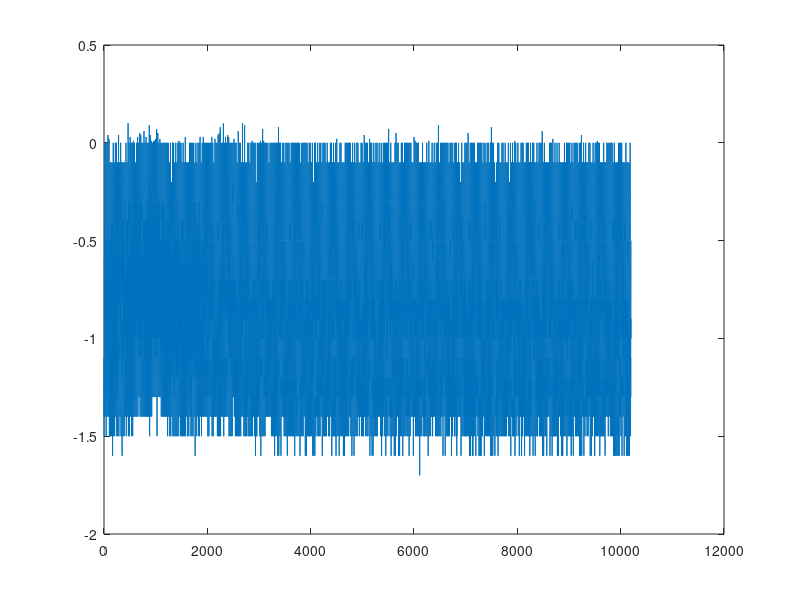
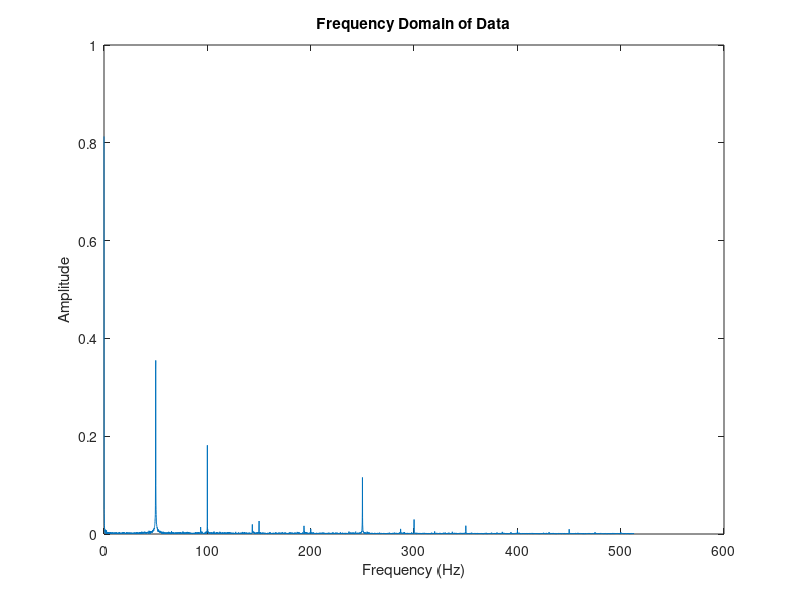

MATLAB code to generate these figures, in order:
clc
close all;
clear;
% 加载data.mat文件
load('data.mat');

% 绘制data变量的图形
plot(data);
% 生成信号
Fs = 1025.390625; % 采样频率
N = 10200; % 采样数
t = (0:N-1)/Fs; % 时间向量
f = (0:N-1)*(Fs/N); % 频率向量


% 进行傅里叶变换
Y = fft(data);

% 计算双边频谱
P2 = abs(Y/N);

% 计算单边频谱
P1 = P2(1:N/2+1);
P1(2:end-1) = 2*P1(2:end-1);

% 绘制频域图
figure;
plot(f(1:N/2+1), P1);
xlabel('Frequency (Hz)');
ylabel('Amplitude');
title('Frequency Domain of Data');

